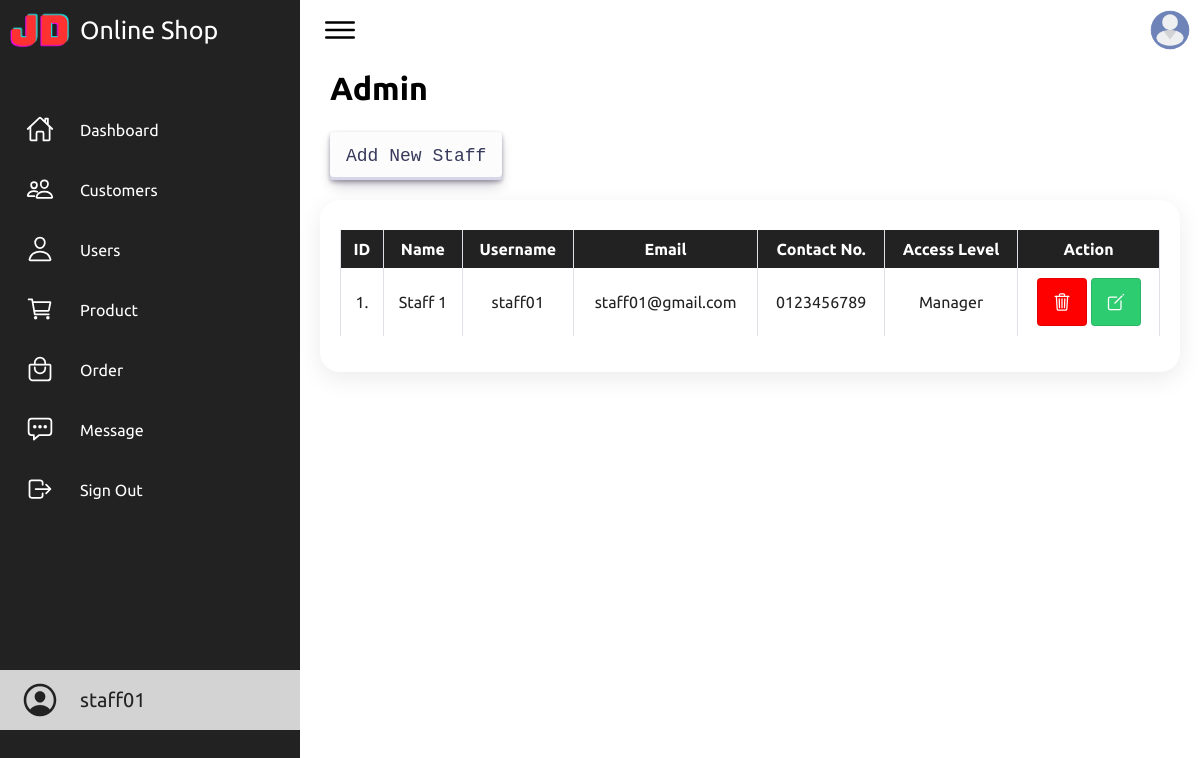
The page /admin/staff-list.php (signed in) on the database its author committed.
### tables this page shows
CREATE TABLE `staffs` (
  `id` int(11) NOT NULL,
  `name` varchar(255) NOT NULL,
  `username` varchar(255) NOT NULL,
  `email` varchar(255) NOT NULL,
  `contact` varchar(255) NOT NULL,
  `password` varchar(255) NOT NULL,
  `levelID` int(11) NOT NULL
);

CREATE TABLE `acesslevel` (
  `id` int(11) NOT NULL,
  `level` varchar(50) NOT NULL
);

### admin/staff-list.php (the view, shortened to what this page needs)
<!DOCTYPE html>
<html lang="en">
<head>
    <link rel="stylesheet" href="assets/css/style.css">
    <link rel="stylesheet" href="assets/css/bootstrap.min.css">
    <link rel="stylesheet" href="assets/css/datatables.min.css">
</head>
<body>
    <div class="container-1">
        <?php include 'nav.php'; ?>
        <h1 style="margin-top: 10px; margin-left: 30px;">Admin</h1>
        <div class="btn-list">
            <a href="add-staff.php"><button class="btn-add" role="button">Add New Staff</button></a>
        </div>
        <div class="list">
            <div class="recentList">
                <table id="example" class="table table-striped table-bordered">
                    <thead>
                        <tr>
                            <td>ID</td>
                            <td>Name</td>
                            <td>Username</td>
                            <td>Email</td>
                            <td>Contact No.</td>
                            <td>Access Level</td>
                            <td>Action</td>
                        </tr>
                    </thead>
                    <tbody>
                        <?php
                        $sql = "SELECT s.id, s.name, s.username, s.email, s.contact, a.level
                                FROM staffs s
                                INNER JOIN acesslevel a ON s.levelID = a.id";
                        $res = mysqli_query($conn, $sql);
                        if ($res == TRUE) {
                            $count = mysqli_num_rows($res);
                            $sn = 1;
                            if ($count > 0) {
                                while ($rows = mysqli_fetch_assoc($res)) {
                                    $id = $rows['id'];
                                    $name = $rows['name'];
                                    $username = $rows['username'];
                                    $email = $rows['email'];
                                    $contact = $rows['contact'];
                                    $level = $rows['level'];
                                    ?>
                                    <tr>
                                        <td><?php echo $sn++; ?>. </td>
                                        <td><?php echo $name; ?></td>
                                        <td><?php echo $username; ?></td>
                                        <td><?php echo $email; ?></td>
                                        <td><?php echo $contact; ?></td>
                                        <td><?php echo $level; ?></td>
                                        <td>
                                            <a href="delete-staff.php?id=<?php echo $id; ?>" onclick="return confirm('Are you sure you want to delete this staff member?');" class="link">
                                                <button class="delete-btn"><ion-icon name="trash-outline"></ion-icon></button>
                                            </a>
                                            <a href="edit-staff.php?staff_upd=<?php echo $id;?>"><button class="edit-btn"><ion-icon name="create-outline"></ion-icon></button></a>
                                        </td>
                                    </tr>
                                    <?php
                                }
                            } else {
                                ?>
                                <tr><td colspan="7"><div class="error">No Staff</div></td></tr>
                                <?php
                            }
                        }
                        ?>
                    </tbody>
                </table>
            </div>
        </div>
    </div>
</body>
</html>

### admin/assets/css/style.css (style rules this page uses)
* { font-family: "Ubuntu", sans-serif; margin: 0; padding: 0; box-sizing: border-box; }
:root { --blue: #2a2185; --white: #fff; --gray: #f5f5f5; --black1: #222; --black2: #999; }
body { min-height: 100vh; overflow-x: hidden; }
.container-1 { position: relative; width: 100%; }
.btn-list { margin-top: 25px; margin-left: 30px; }
.btn-add { align-items: center; appearance: none; background-color: #FCFCFD; border-radius: 4px; border-width: 0; box-shadow: rgba(45, 35, 66, 0.4) 0 2px 4px,rgba(45, 35, 66, 0.3) 0 7px 13px -3px,#D6D6E7 0 -3px 0 inset; box-sizing: border-box; color: #36395A; cursor: pointer; display: inline-flex; font-family: "JetBrains Mono",monospace; height: 48px; justify-content: center; line-height: 1; list-style: none; overflow: hidden; padding-left: 16px; padding-right: 16px; position: relative; text-align: left; text-decoration: none; transition: box-shadow .15s,transform .15s; user-select: none; -webkit-user-select: none; touch-action: manipulation; white-space: nowrap; will-change: box-shadow,transform; font-size: 18px; }
.list { position: relative; width: 100%; padding: 20px; display: grid; }
.list .recentList { position: relative; display: grid; background: var(--white); padding: 20px; box-shadow: 0 7px 25px rgba(0, 0, 0, 0.08); border-radius: 20px; }
.list .recentList table { width: 100%; border-collapse: collapse; margin-top: 10px; height: 50px; text-align: center; }
.list table thead tr { background-color: var(--black1); }
.list table thead td { font-weight: 600; color: white; }
.list .recentList table tr { color: var(--black1); border-bottom: 1px solid rgba(0, 0, 0, 0.1); }
.list .recentList table tr:last-child { border-bottom: none; }
.list .recentList table tr td { padding: 10px; }
.list .recentList table tr td:nth-child(3) { text-align: center; }
.link { text-decoration: none; }
.view-btn ion-icon, .edit-btn ion-icon, .delete-btn ion-icon { color: var(--white); height: 20px; width: 20px; }
.delete-btn { align-items: center; background-color: red; border: 1px solid rgba(0, 0, 0, 0.1); border-radius: .25rem; box-shadow: rgba(0, 0, 0, 0.02) 0 1px 3px 0; box-sizing: border-box; color: rgba(0, 0, 0, 0.85); cursor: pointer; display: inline-flex; font-family: system-ui,-apple-system,system-ui,"Helvetica Neue",Helvetica,Arial,sans-serif; font-size: 16px; font-weight: 600; justify-content: center; line-height: 1.25; margin: 0; min-height: 3rem; position: relative; text-decoration: none; transition: all 250ms; user-select: none; -webkit-user-select: none; touch-action: manipulation; vertical-align: baseline; width: 50px; }
.edit-btn { align-items: center; background-color: #2ECC71; border: 1px solid rgba(0, 0, 0, 0.1); border-radius: .25rem; box-shadow: rgba(0, 0, 0, 0.02) 0 1px 3px 0; box-sizing: border-box; color: rgba(0, 0, 0, 0.85); cursor: pointer; display: inline-flex; font-family: system-ui,-apple-system,system-ui,"Helvetica Neue",Helvetica,Arial,sans-serif; font-size: 16px; font-weight: 600; justify-content: center; line-height: 1.25; margin: 0; min-height: 3rem; position: relative; text-decoration: none; transition: all 250ms; user-select: none; -webkit-user-select: none; touch-action: manipulation; vertical-align: baseline; width: 50px; }

### rows shown on the page
staffs: name "Staff 1", username "staff01", email "staff01@gmail.com", contact "0123456789", levelID.level "Manager"

### other values the page prints
$_SESSION['username'] "staff01"
